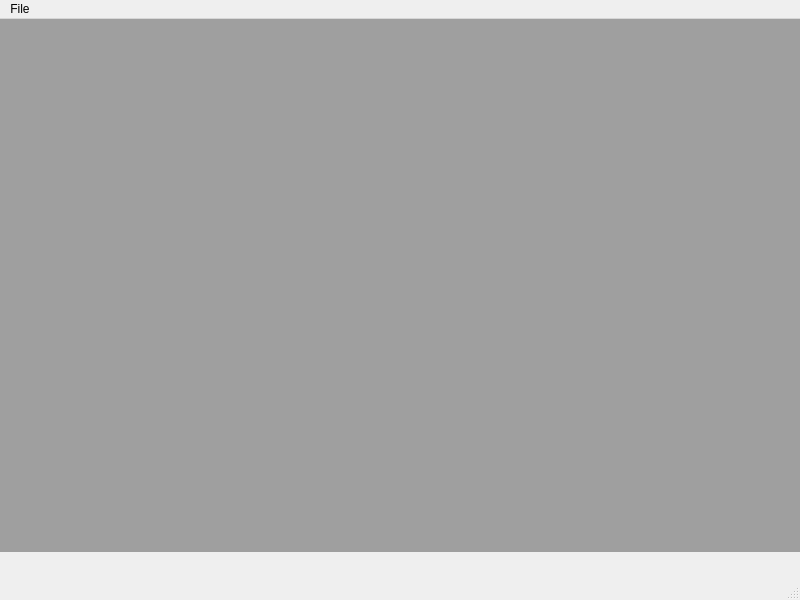
<?xml version="1.0" encoding="UTF-8"?>
<ui version="4.0">
 <class>MainWindow</class>
 <widget class="QMainWindow" name="MainWindow">
  <property name="geometry">
   <rect>
    <x>0</x>
    <y>0</y>
    <width>800</width>
    <height>600</height>
   </rect>
  </property>
  <property name="windowTitle">
   <string>MainWindow</string>
  </property>
  <widget class="QWidget" name="centralwidget">
   <widget class="QMdiArea" name="mdiArea">
    <property name="geometry">
     <rect>
      <x>0</x>
      <y>0</y>
      <width>853</width>
      <height>533</height>
     </rect>
    </property>
   </widget>
  </widget>
  <widget class="QMenuBar" name="menubar">
   <property name="geometry">
    <rect>
     <x>0</x>
     <y>0</y>
     <width>800</width>
     <height>22</height>
    </rect>
   </property>
   <widget class="QMenu" name="menuFile">
    <property name="title">
     <string>File</string>
    </property>
    <addaction name="actionNew"/>
    <addaction name="actionOpen"/>
    <addaction name="separator"/>
    <addaction name="actionQuit"/>
   </widget>
   <addaction name="menuFile"/>
  </widget>
  <widget class="QStatusBar" name="statusbar"/>
  <action name="actionNew">
   <property name="text">
    <string>New</string>
   </property>
  </action>
  <action name="actionOpen">
   <property name="text">
    <string>Open</string>
   </property>
  </action>
  <action name="actionQuit">
   <property name="text">
    <string>Quit</string>
   </property>
  </action>
 </widget>
 <resources/>
 <connections/>
</ui>
